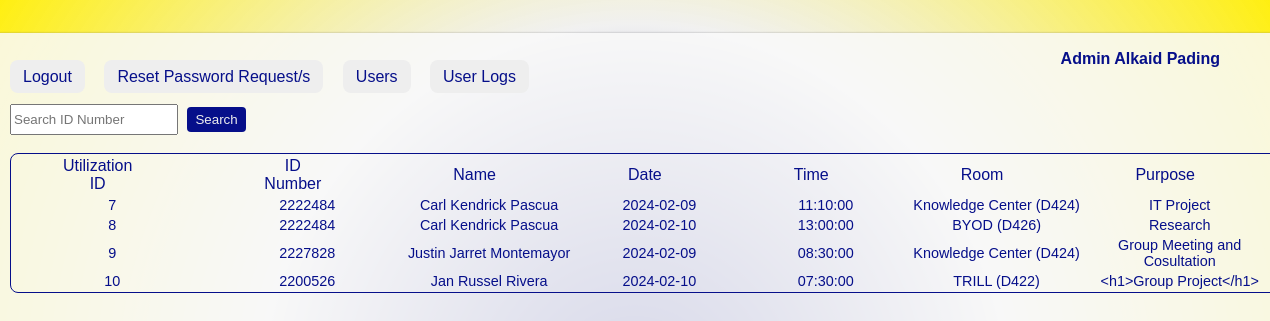
/admin_module/admin_userlogs.php (signed in), run on the app's committed database.
### tables this page shows
CREATE TABLE IF NOT EXISTS `utilization` (
  `UtilizationID` int NOT NULL AUTO_INCREMENT,
  `UserID` int NOT NULL,
  `Date` date NOT NULL,
  `Time` time NOT NULL,
  `Room` varchar(30) NOT NULL,
  `Purpose` varchar(200) NOT NULL,
  PRIMARY KEY (`UtilizationID`),
  KEY `user_util` (`UserID`)
);

CREATE TABLE IF NOT EXISTS `users` (
  `UserID` int NOT NULL AUTO_INCREMENT,
  `IDNum` varchar(10) NOT NULL,
  `FirstName` varchar(100) NOT NULL,
  `LastName` varchar(100) NOT NULL,
  `Program` varchar(6) DEFAULT NULL,
  `Role` varchar(10) NOT NULL,
  PRIMARY KEY (`UserID`)
);

### admin_module/admin_userlogs.php (the view, shortened to what this page needs)
<?php
require('../database/db.php');
$userID = isset($_SESSION['userID']) ? $_SESSION['userID'] : null;
$name = "";
if ($userID !== null) {
    $sqlUser = "SELECT CONCAT(FirstName, ' ', LastName) AS FullName FROM users WHERE UserID = ?";
    $stmtUser = $db->prepare($sqlUser);
    $stmtUser->bind_param("i", $userID);
    $stmtUser->execute();
    $resultUser = $stmtUser->get_result();
    if ($rowUser = $resultUser->fetch_assoc()) {
        $name = $rowUser['FullName'];
    }
}
if (isset($_GET['idNumber'])) {
    $searchID = $_GET['idNumber'];
    $logsSql = "SELECT u.UtilizationID, u.UserID, u.Date, u.Time, u.Room, u.Purpose, us.IDNum, CONCAT(us.FirstName, ' ', us.LastName) AS UserName FROM utilization u JOIN users us ON u.UserID = us.UserID WHERE us.IDNum = ?";
    $stmtLogs = $db->prepare($logsSql);
    $stmtLogs->bind_param("s", $searchID);
    $stmtLogs->execute();
    $logsResult = $stmtLogs->get_result();
} else {
    $logsSql = "SELECT u.UtilizationID, u.UserID, u.Date, u.Time, u.Room, u.Purpose, us.IDNum, CONCAT(us.FirstName, ' ', us.LastName) AS UserName FROM utilization u JOIN users us ON u.UserID = us.UserID";
    $logsResult = $db->query($logsSql);
}
?>
<!DOCTYPE html>
<html lang="en">
<head>
    <link rel="stylesheet" href="../css/userlogs.css">
</head>
<body>
<div class="box-container">
    <div class="logout">
        <a href='../otherpages/logout.php'>Logout</a>
    </div>
    <div class="reset">
        <a href='admin.php'>Reset Password Request/s</a>
    </div>
    <div class="users">
        <a href='admin_viewusers.php'>Users</a>
    </div>
    <div class="logs">
        <a href='admin_userlogs.php'>User Logs</a>
    </div>
    <br><br>
    <div class="search">
        <form method="get" action="admin_userlogs.php">
            <input type="text" id="idNumber" name="idNumber" placeholder="Search ID Number">
            <button type="submit">Search</button>
        </form>
    </div>
    <br>
    <div class="table">
        <table>
            <thead>
            <tr>
                <th>Utilization ID</th>
                <th>ID Number</th>
                <th>Name</th>
                <th>Date</th>
                <th>Time</th>
                <th>Room</th>
                <th>Purpose</th>
            </tr>
            </thead>
            <tbody>
            <?php
            if ($logsResult && $logsResult->num_rows > 0) {
                while ($logRow = $logsResult->fetch_assoc()) {
                    echo "<tr>
                                    <td>" . htmlspecialchars($logRow['UtilizationID']) . "</td>
                                    <td>" . htmlspecialchars($logRow['IDNum']) . "</td>
                                    <td>" . htmlspecialchars($logRow['UserName']) . "</td>
                                    <td>" . htmlspecialchars($logRow['Date']) . "</td>
                                    <td>" . htmlspecialchars($logRow['Time']) . "</td>
                                    <td>" . htmlspecialchars($logRow['Room']) . "</td>
                                    <td>" . htmlspecialchars($logRow['Purpose']) . "</td>
                                </tr>";
                }
            } else {
                echo "<tr><td colspan='7'>No User Logs</td></tr>";
            }
            ?>
            </tbody>
        </table>
    </div>
    <p><strong>Admin <?php echo htmlspecialchars($name);  ?></strong></p>
</div>
</body>
</html>

### css/userlogs.css (style rules this page uses)
body { font-family: 'Poppins', sans-serif; background: radial-gradient(circle, #060f8a, rgba(238, 238, 238, 0.85), #ffef11); margin: 0; padding: 0; display: flex; align-items: center; justify-content: center; height: 100vh; }
.box-container { background-color: #fafafada; width: 120%; max-width: 1250px; height: 83vh; padding: 35px; border-radius: 5px; box-shadow: 0 0 2px rgba(116, 116, 116, 0.678); }
.logout, .reset, .users, .logs { display: inline-block; margin-right: 15px; }
.logout a { background-color: #eeeeee; color: #060f8a; text-decoration: none; padding: 8px 13px 8px 13px; border-radius: 8px; font-weight: 450; }
.reset a { background-color: #eeeeee; color: #060f8a; text-decoration: none; padding: 8px 13px 8px 13px; border-radius: 8px; font-weight: 450; }
.users a { background-color: #eeeeee; color: #060f8a; text-decoration: none; padding: 8px 13px 8px 13px; border-radius: 8px; font-weight: 450; }
.logs a { background-color: #eeeeee; color: #060f8a; text-decoration: none; padding: 8px 13px 8px 13px; border-radius: 8px; font-weight: 450; }
.table { align-content: center; align-items: center; text-align: center; }
.table table { border: 1px solid #060f8a; border-radius: 8px; }
.table th { color: #060f8a; font-weight: 450; padding-right: 80px; padding-left: 50px; }
td { color: #060f8a; padding-left: 0; font-size: 14.4px; }
p { margin: 0; position: absolute; top: 50px; right: 50px; color: #060f8a; font-weight: 380; }
.search input { height: 25px; width: 160px; }
.search button { font-family: 'Poppins', sans-serif; background-color: #060f8a; border-radius: 4px; margin-left: 5px; padding: 5px 8px 5px 8px; color: #eeeeee; border: none; }

### data on the page
utilization: UtilizationID "7", UserID.IDNum "2222484", UserName "Carl Kendrick Pascua", Date "2024-02-09", Time "11:10:00", Room "Knowledge Center (D424)", Purpose "IT Project"
utilization: UtilizationID "8", UserID.IDNum "2222484", UserName "Carl Kendrick Pascua", Date "2024-02-10", Time "13:00:00", Room "BYOD (D426)", Purpose "Research"
utilization: UtilizationID "9", UserID.IDNum "2227828", UserName "Justin Jarret Montemayor", Date "2024-02-09", Time "08:30:00", Room "Knowledge Center (D424)", Purpose "Group Meeting and Cosultation"
utilization: UtilizationID "10", UserID.IDNum "2200526", UserName "Jan Russel Rivera", Date "2024-02-10", Time "07:30:00", Room "TRILL (D422)", Purpose "<h1>Group Project</h1>"

### other printed values
$name "Alkaid Pading"
